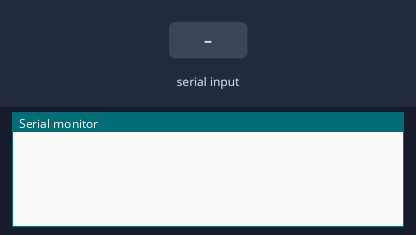
The sketch below on a simulated Arduino Uno, built with avr-gcc and run on an emulated ATmega328P. Shown: the last lines printed to the serial monitor. The inputs (shaded band) are chosen by the test bench.

Above: at 1.2 s.
1.3 s: byte 30 received over Serial
At 2.4 s:
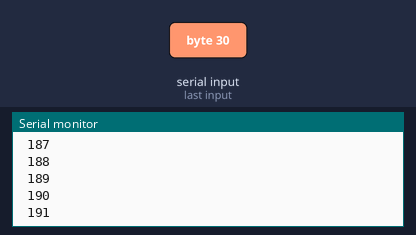
2.8 s: byte 90 received over Serial
4.3 s: byte 120 received over Serial
At 7.2 s:
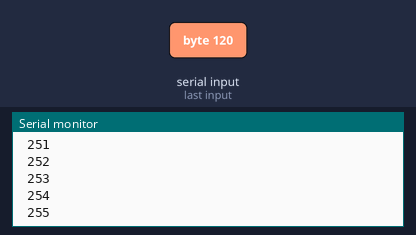
Timing chart, 0 to 8.7 s (numbered marks = the images above; inputs shaded):
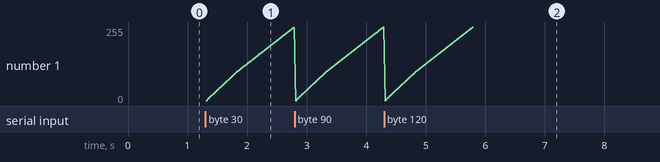

Measured:
- after the input at 1.3 s, the serial monitor: prints a new line at once (image 1)

The sketch:

rx-0.ino
```cpp
int incomingByte = 0;   // for incoming serial data

void setup() {
        Serial.begin(9600);     // opens serial port, sets data rate to 9600 bps
}
int i = 0;
void loop() {

        // send data only when you receive data:
        if (Serial.available() > 0) {
                // read the incoming byte:
                incomingByte = Serial.read();

                // say what you got:
                Serial.print("I received: ");
                Serial.println(incomingByte, DEC);
                for (i = 0; i < 256; i++){
                Serial.print(" ");
                Serial.println(i);
        }
}}
```
